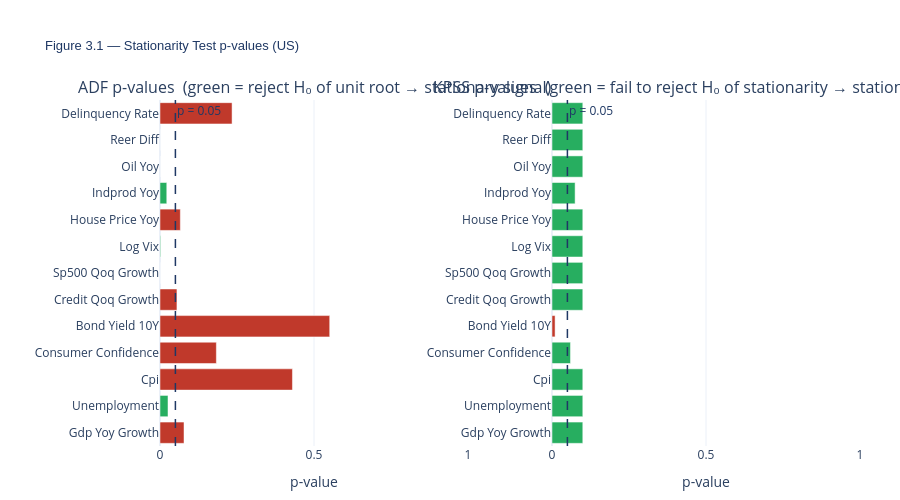

Notebook code cell kept with this figure:
### Code cell
# 3.3  Dual p-value bar chart with decision logic
fig = make_subplots(
    rows=1, cols=2,
    subplot_titles=[
        'ADF p-values  (green = reject H₀ of unit root → stationary signal)',
        'KPSS p-values  (green = fail to reject H₀ of stationarity → stationary signal)',
    ],
    horizontal_spacing=0.12,
)

short_names = [v.replace(PREFIX, '').replace('_', ' ').title()
               for v in stat_df['Variable']]

# ADF — green if p < 0.05 (reject non-stationarity)
adf_colors = [GREEN if p < 0.05 else RED for p in stat_df['ADF p']]
fig.add_trace(
    go.Bar(
        x=stat_df['ADF p'],
        y=short_names,
        orientation='h',
        marker_color=adf_colors,
        marker_line_color='white',
        marker_line_width=0.5,
        name='ADF p-value',
        hovertemplate='%{y}<br>ADF p = %{x:.3f}<extra></extra>',
    ),
    row=1, col=1,
)
fig.add_vline(x=0.05, line_dash='dash', line_color=NAVY,
              line_width=1.5, row=1, col=1,
              annotation_text='p = 0.05',
              annotation_font_color=NAVY)

# KPSS — green if p > 0.05 (fail to reject stationarity)
kpss_colors = [GREEN if p > 0.05 else RED for p in stat_df['KPSS p']]
fig.add_trace(
    go.Bar(
        x=stat_df['KPSS p'],
        y=short_names,
        orientation='h',
        marker_color=kpss_colors,
        marker_line_color='white',
        marker_line_width=0.5,
        name='KPSS p-value',
        hovertemplate='%{y}<br>KPSS p = %{x:.3f}<extra></extra>',
    ),
    row=1, col=2,
)
fig.add_vline(x=0.05, line_dash='dash', line_color=NAVY,
              line_width=1.5, row=1, col=2,
              annotation_text='p = 0.05',
              annotation_font_color=NAVY)

fig.update_layout(
    title=dict(
        text=f'Figure 3.1 — Stationarity Test p-values ({COUNTRY})',
        font=dict(size=13, color=NAVY, family='Arial'),
    ),
    template=TEMPLATE,
    height=500,
    showlegend=False,
    margin=dict(t=100, b=40, l=160, r=40),
)
fig.update_xaxes(title_text='p-value', range=[0, 1])
fig.show()

### Figure 1 — Plotly figure (JSON) as saved in the notebook; plotly's stock layout.template omitted (floating-point values rounded to 4 significant figures)
{"data": [{"hovertemplate": "%{y}<br>ADF p = %{x:.3f}<extra></extra>", "marker": {"color": ["#C0392B", "#27AE60", "#C0392B", "#C0392B", "#C0392B", "#C0392B", "#27AE60", "#27AE60", "#C0392B", "#27AE60", "#27AE60", "#27AE60", "#C0392B"], "line": {"color": "white", "width": 0.5}}, "name": "ADF p-value", "orientation": "h", "type": "bar", "x": [0.078, 0.026, 0.43, 0.183, 0.551, 0.055, 0.0, 0.002, 0.066, 0.022, 0.0, 0.0, 0.234], "xaxis": "x", "y": ["Gdp Yoy Growth", "Unemployment", "Cpi", "Consumer Confidence", "Bond Yield 10Y", "Credit Qoq Growth", "Sp500 Qoq Growth", "Log Vix", "House Price Yoy", "Indprod Yoy", "Oil Yoy", "Reer Diff", "Delinquency Rate"], "yaxis": "y"}, {"hovertemplate": "%{y}<br>KPSS p = %{x:.3f}<extra></extra>", "marker": {"color": ["#27AE60", "#27AE60", "#27AE60", "#27AE60", "#C0392B", "#27AE60", "#27AE60", "#27AE60", "#27AE60", "#27AE60", "#27AE60", "#27AE60", "#27AE60"], "line": {"color": "white", "width": 0.5}}, "name": "KPSS p-value", "orientation": "h", "type": "bar", "x": [0.1, 0.1, 0.1, 0.06, 0.01, 0.1, 0.1, 0.1, 0.1, 0.075, 0.1, 0.1, 0.1], "xaxis": "x2", "y": ["Gdp Yoy Growth", "Unemployment", "Cpi", "Consumer Confidence", "Bond Yield 10Y", "Credit Qoq Growth", "Sp500 Qoq Growth", "Log Vix", "House Price Yoy", "Indprod Yoy", "Oil Yoy", "Reer Diff", "Delinquency Rate"], "yaxis": "y2"}], "layout": {"annotations": [{"font": {"size": 16}, "showarrow": false, "text": "ADF p-values  (green = reject H₀ of unit root → stationary signal)", "x": 0.22, "xanchor": "center", "xref": "paper", "y": 1, "yanchor": "bottom", "yref": "paper"}, {"font": {"size": 16}, "showarrow": false, "text": "KPSS p-values  (green = fail to reject H₀ of stationarity → stationary signal)", "x": 0.78, "xanchor": "center", "xref": "paper", "y": 1, "yanchor": "bottom", "yref": "paper"}, {"font": {"color": "#1F3864"}, "showarrow": false, "text": "p = 0.05", "x": 0.05, "xanchor": "left", "xref": "x", "y": 1, "yanchor": "top", "yref": "y domain"}, {"font": {"color": "#1F3864"}, "showarrow": false, "text": "p = 0.05", "x": 0.05, "xanchor": "left", "xref": "x2", "y": 1, "yanchor": "top", "yref": "y2 domain"}], "height": 500, "margin": {"b": 40, "l": 160, "r": 40, "t": 100}, "shapes": [{"line": {"color": "#1F3864", "dash": "dash", "width": 1.5}, "type": "line", "x0": 0.05, "x1": 0.05, "xref": "x", "y0": 0, "y1": 1, "yref": "y domain"}, {"line": {"color": "#1F3864", "dash": "dash", "width": 1.5}, "type": "line", "x0": 0.05, "x1": 0.05, "xref": "x2", "y0": 0, "y1": 1, "yref": "y2 domain"}], "showlegend": false, "title": {"font": {"color": "#1F3864", "family": "Arial", "size": 13}, "text": "Figure 3.1 — Stationarity Test p-values (US)"}, "xaxis": {"anchor": "y", "domain": [0, 0.44], "range": [0, 1], "title": {"text": "p-value"}}, "xaxis2": {"anchor": "y2", "domain": [0.56, 1], "range": [0, 1], "title": {"text": "p-value"}}, "yaxis": {"anchor": "x", "domain": [0, 1]}, "yaxis2": {"anchor": "x2", "domain": [0, 1]}}}
